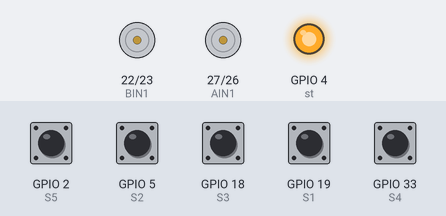
A sketch run on a simulated ESP32. Shown: motor-driver pin pairs drawn as motors (green arrow = first pin HIGH = forward, orange = second pin HIGH = backward, longer = more drive), output pins drawn as LEDs (lit = HIGH). Inputs (shaded band) come from the test bench; at power-on: GPIO 2 (S5), GPIO 5 (S2), GPIO 18 (S3), GPIO 19 (S1), GPIO 33 (S4) HIGH. What the sketch prints to the serial monitor is not drawn.

Above: at 1.2 s.
1.3 s: GPIO 2 (S5) pulled LOW for 0.15 s
At 1.38 s:
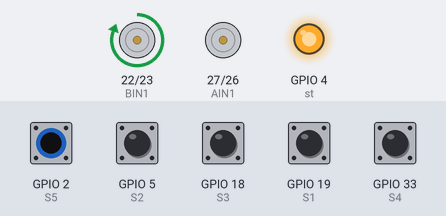
2.9 s: GPIO 5 (S2) pulled LOW for 0.15 s
At 2.97 s:
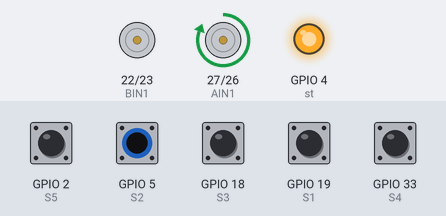
4.5 s: GPIO 18 (S3) pulled LOW for 0.15 s
At 4.57 s:
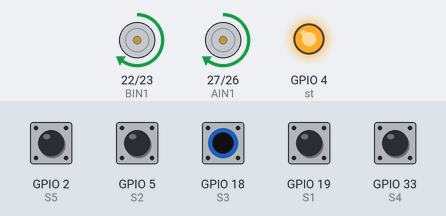
6.1 s: GPIO 19 (S1) pulled LOW for 0.15 s
At 7.4 s:
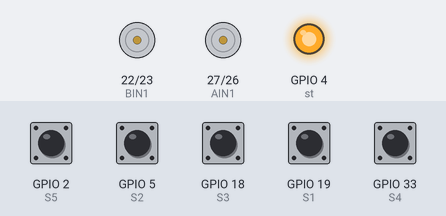
7.7 s: GPIO 33 (S4) pulled LOW for 0.15 s
At 8.7 s:
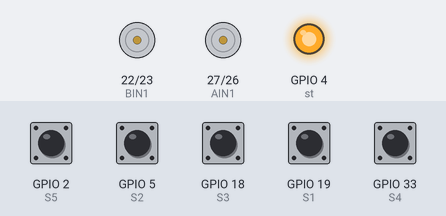
Timing chart, 0 to 10.3 s (numbered marks = the images above; inputs shaded):
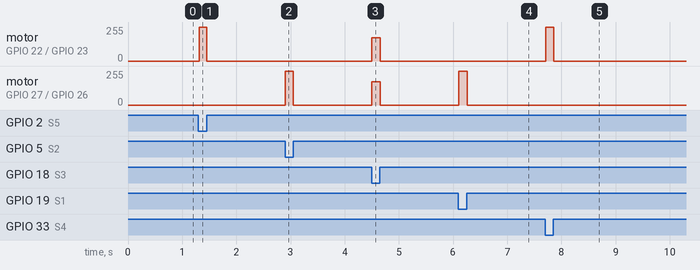

The sketch:

Final.ino
```cpp
#define S1 19
#define S2 5
#define S3 18
#define S4 33
#define S5 2

#define AIN1 27
#define AIN2 26
#define BIN1 22
#define BIN2 23

#define st 4

const float Kp = 300;
const int baseSpeed = 175;

float error = 0;
int leftSpeed = 0, rightSpeed = 0;

TaskHandle_t TaskSensors;
TaskHandle_t TaskMotors;

void setup() {
  pinMode(S1, INPUT_PULLUP);
  pinMode(S2, INPUT_PULLUP);
  pinMode(S3, INPUT_PULLUP);
  pinMode(S4, INPUT_PULLUP);
  pinMode(S5, INPUT_PULLUP);

  pinMode(AIN1, OUTPUT);
  pinMode(AIN2, OUTPUT);
  pinMode(BIN1, OUTPUT);
  pinMode(BIN2, OUTPUT);
  pinMode(st, OUTPUT);

  digitalWrite(st, HIGH);
  Serial.begin(115200);

  xTaskCreatePinnedToCore(
    readSensorsTask,   // Task function
    "TaskSensors",     // Task name
    4096,              // Stack size
    NULL,              // Parameters
    1,                 // Priority
    &TaskSensors,      // Task handle
    0                  // Core 0
  );

  xTaskCreatePinnedToCore(
    controlMotorsTask,
    "TaskMotors",
    4096,
    NULL,
    1,
    &TaskMotors,
    1                  // Core 1
  );
}

void readSensorsTask(void *parameter) {
  for (;;) {
    int r1 = digitalRead(S1);
    int r2 = digitalRead(S2);
    int r3 = digitalRead(S3);
    int r4 = digitalRead(S4);
    int r5 = digitalRead(S5);

    // Count active sensors (black detected)
    int sum = (r1 == LOW) + (r2 == LOW) + (r3 == LOW) + (r4 == LOW) + (r5 == LOW);

    if (sum > 0) {
      // Weights → S1 = 0, S2 = 750, S3 = 1500, S4 = 2250, S5 = 3000
      int pos = ((r1 == LOW ? 0    : 0) +
                 (r2 == LOW ? 750  : 0) +
                 (r3 == LOW ? 1500 : 0) +
                 (r4 == LOW ? 2250 : 0) +
                 (r5 == LOW ? 3000 : 0)) / sum;

      // Error = desired center (1500) - current pos
      error = pos - 1500;
    } else {
      // If no sensor sees black, send a special error
      error = 9999;
    }

    Serial.printf("[Sensors] r1:%d r2:%d r3:%d r4:%d r5:%d -> Error: %.0f\n",
                  r1, r2, r3, r4, r5, error);

    vTaskDelay(5 / portTICK_PERIOD_MS);
  }
}


void controlMotorsTask(void *parameter) {
  for (;;) {
    if (error == 9999) {
      analogWrite(AIN1, 0);
      analogWrite(AIN2, 0);
      analogWrite(BIN1, 0);
      analogWrite(BIN2, 0);
      Serial.println("[Motors] No line detected, stopping motors");
    } else {
      int speedAdjustment = Kp * error;
      leftSpeed = baseSpeed - speedAdjustment;
      rightSpeed = baseSpeed + speedAdjustment;

      leftSpeed = constrain(leftSpeed, 0, 255);
      rightSpeed = constrain(rightSpeed, 0, 255);

      analogWrite(AIN1, leftSpeed);
      analogWrite(AIN2, 0);
      analogWrite(BIN1, rightSpeed);
      analogWrite(BIN2, 0);

      // 🔹 Added this line to print error value for debugging
      Serial.printf("[Motors] Error: %.0f | L:%d | R:%d\n", error, leftSpeed, rightSpeed);
    }

    vTaskDelay(10 / portTICK_PERIOD_MS);
  }
}

void loop() {
  // Nothing here, tasks handle everything
}
```

Measured:
- after the input at 1.3 s, motor on GPIO 22 (BIN1) / GPIO 23 (BIN2): stopped → forward 255/255 at once, → stopped 0.14 s later
- after the input at 2.9 s, motor on GPIO 27 (AIN1) / GPIO 26 (AIN2): stopped → forward 255/255 at once, → stopped 0.15 s later
- after the input at 4.5 s, motor on GPIO 22 (BIN1) / GPIO 23 (BIN2), motor on GPIO 27 (AIN1) / GPIO 26 (AIN2): stopped → forward 175/255 at once, → stopped 0.15 s later
- after the input at 6.1 s, motor on GPIO 27 (AIN1) / GPIO 26 (AIN2): stopped → forward 255/255 at once, → stopped 0.15 s later
- after the input at 7.7 s, motor on GPIO 22 (BIN1) / GPIO 23 (BIN2): stopped → forward 255/255 at once, → stopped 0.15 s later
